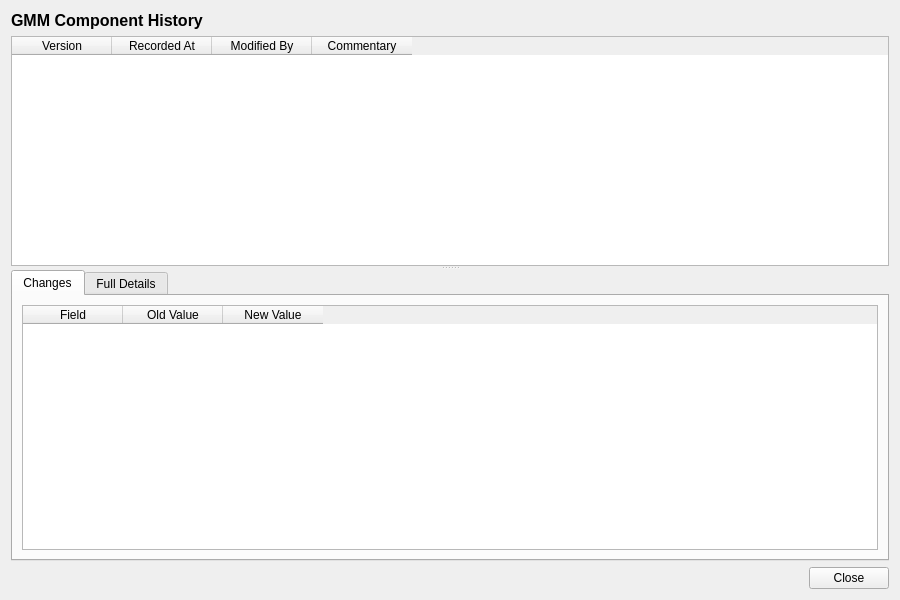
<?xml version="1.0" encoding="UTF-8"?>
<ui version="4.0">
 <class>GmmComponentHistoryDialog</class>
 <widget class="QWidget" name="GmmComponentHistoryDialog">
  <property name="geometry">
   <rect>
    <x>0</x>
    <y>0</y>
    <width>900</width>
    <height>600</height>
   </rect>
  </property>
  <property name="windowTitle">
   <string>GMM Component History</string>
  </property>
  <layout class="QVBoxLayout" name="verticalLayout">
   <item>
    <widget class="QLabel" name="titleLabel">
     <property name="font">
      <font>
       <pointsize>12</pointsize>
       <bold>true</bold>
      </font>
     </property>
     <property name="text">
      <string>GMM Component History</string>
     </property>
    </widget>
   </item>
   <item>
    <widget class="QSplitter" name="splitter">
     <property name="orientation">
      <enum>Qt::Vertical</enum>
     </property>
     <widget class="QTableWidget" name="versionListWidget">
      <property name="minimumHeight">
       <number>150</number>
      </property>
      <property name="maximumHeight">
       <number>250</number>
      </property>
      <property name="alternatingRowColors">
       <bool>true</bool>
      </property>
      <property name="editTriggers">
       <set>QAbstractItemView::NoEditTriggers</set>
      </property>
      <property name="selectionMode">
       <enum>QAbstractItemView::SingleSelection</enum>
      </property>
      <property name="selectionBehavior">
       <enum>QAbstractItemView::SelectRows</enum>
      </property>
      <column>
       <property name="text">
        <string>Version</string>
       </property>
      </column>
      <column>
       <property name="text">
        <string>Recorded At</string>
       </property>
      </column>
      <column>
       <property name="text">
        <string>Modified By</string>
       </property>
      </column>
      <column>
       <property name="text">
        <string>Commentary</string>
       </property>
      </column>
     </widget>
     <widget class="QWidget" name="detailWidget">
      <layout class="QVBoxLayout" name="detailLayout">
       <property name="leftMargin">
        <number>0</number>
       </property>
       <property name="topMargin">
        <number>0</number>
       </property>
       <property name="rightMargin">
        <number>0</number>
       </property>
       <property name="bottomMargin">
        <number>0</number>
       </property>
       <item>
        <widget class="QTabWidget" name="tabWidget">
         <property name="currentIndex">
          <number>0</number>
         </property>
         <widget class="QWidget" name="changesTab">
          <attribute name="title">
           <string>Changes</string>
          </attribute>
          <layout class="QVBoxLayout" name="changesTabLayout">
           <item>
            <widget class="QTableWidget" name="changesTableWidget">
             <property name="editTriggers">
              <set>QAbstractItemView::NoEditTriggers</set>
             </property>
             <property name="alternatingRowColors">
              <bool>true</bool>
             </property>
             <property name="selectionMode">
              <enum>QAbstractItemView::SingleSelection</enum>
             </property>
             <property name="selectionBehavior">
              <enum>QAbstractItemView::SelectRows</enum>
             </property>
             <column>
              <property name="text">
               <string>Field</string>
              </property>
             </column>
             <column>
              <property name="text">
               <string>Old Value</string>
              </property>
             </column>
             <column>
              <property name="text">
               <string>New Value</string>
              </property>
             </column>
            </widget>
           </item>
          </layout>
         </widget>
         <widget class="QWidget" name="fullDetailsTab">
          <attribute name="title">
           <string>Full Details</string>
          </attribute>
          <layout class="QVBoxLayout" name="fullDetailsTabLayout">
           <item>
            <widget class="QScrollArea" name="scrollArea">
             <property name="widgetResizable">
              <bool>true</bool>
             </property>
             <widget class="QWidget" name="scrollAreaWidgetContents">
              <property name="geometry">
               <rect>
                <x>0</x>
                <y>0</y>
                <width>560</width>
                <height>450</height>
               </rect>
              </property>
              <layout class="QFormLayout" name="formLayout">
               <item row="0" column="0">
                <widget class="QLabel" name="component_indexLabel">
                 <property name="text">
                  <string>Component Index:</string>
                 </property>
                </widget>
               </item>
               <item row="0" column="1">
                <widget class="QLabel" name="componentIndexValue">
                 <property name="text">
                  <string/>
                 </property>
                </widget>
               </item>
               <item row="1" column="0">
                <widget class="QLabel" name="descriptionLabel">
                 <property name="text">
                  <string>Description:</string>
                 </property>
                </widget>
               </item>
               <item row="1" column="1">
                <widget class="QLabel" name="descriptionValue">
                 <property name="text">
                  <string/>
                 </property>
                </widget>
               </item>
               <item row="2" column="0">
                <widget class="QLabel" name="meanLabel">
                 <property name="text">
                  <string>Mean:</string>
                 </property>
                </widget>
               </item>
               <item row="2" column="1">
                <widget class="QLabel" name="meanValue">
                 <property name="text">
                  <string/>
                 </property>
                </widget>
               </item>
               <item row="3" column="0">
                <widget class="QLabel" name="stdevLabel">
                 <property name="text">
                  <string>Std Dev:</string>
                 </property>
                </widget>
               </item>
               <item row="3" column="1">
                <widget class="QLabel" name="stdevValue">
                 <property name="text">
                  <string/>
                 </property>
                </widget>
               </item>
               <item row="4" column="0">
                <widget class="QLabel" name="weightLabel">
                 <property name="text">
                  <string>Weight:</string>
                 </property>
                </widget>
               </item>
               <item row="4" column="1">
                <widget class="QLabel" name="weightValue">
                 <property name="text">
                  <string/>
                 </property>
                </widget>
               </item>
               <item row="5" column="0">
                <widget class="QLabel" name="versionNumberLabel">
                 <property name="text">
                  <string>Version:</string>
                 </property>
                </widget>
               </item>
               <item row="5" column="1">
                <widget class="QLabel" name="versionNumberValue">
                 <property name="text">
                  <string/>
                 </property>
                </widget>
               </item>
               <item row="6" column="0">
                <widget class="QLabel" name="modifiedByLabel">
                 <property name="text">
                  <string>Modified By:</string>
                 </property>
                </widget>
               </item>
               <item row="6" column="1">
                <widget class="QLabel" name="modifiedByValue">
                 <property name="text">
                  <string/>
                 </property>
                </widget>
               </item>
               <item row="7" column="0">
                <widget class="QLabel" name="recordedAtLabel">
                 <property name="text">
                  <string>Recorded At:</string>
                 </property>
                </widget>
               </item>
               <item row="7" column="1">
                <widget class="QLabel" name="recordedAtValue">
                 <property name="text">
                  <string/>
                 </property>
                </widget>
               </item>
               <item row="8" column="0">
                <widget class="QLabel" name="changeCommentaryLabel">
                 <property name="text">
                  <string>Change Commentary:</string>
                 </property>
                </widget>
               </item>
               <item row="8" column="1">
                <widget class="QLabel" name="changeCommentaryValue">
                 <property name="text">
                  <string/>
                 </property>
                 <property name="wordWrap">
                  <bool>true</bool>
                 </property>
                </widget>
               </item>
              </layout>
             </widget>
            </widget>
           </item>
          </layout>
         </widget>
        </widget>
       </item>
      </layout>
     </widget>
    </widget>
   </item>
   <item>
    <layout class="QHBoxLayout" name="buttonLayout">
     <item>
      <spacer name="horizontalSpacer">
       <property name="orientation">
        <enum>Qt::Horizontal</enum>
       </property>
       <property name="sizeHint" stdset="0">
        <size><width>40</width><height>20</height></size>
       </property>
      </spacer>
     </item>
     <item>
      <widget class="QPushButton" name="closeButton">
       <property name="text">
        <string>Close</string>
       </property>
      </widget>
     </item>
    </layout>
   </item>
  </layout>
 </widget>
 <resources/>
 <connections/>
</ui>
